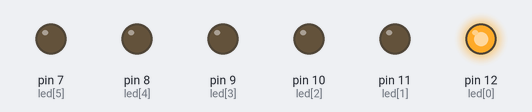
The sketch below on a simulated Arduino Uno, built with avr-gcc and run on an emulated ATmega328P. Shown: output pins drawn as LEDs (lit = HIGH).

Above: at 0.05 s.
At 0.65 s:
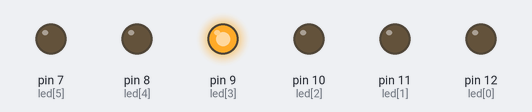
At 1.25 s:
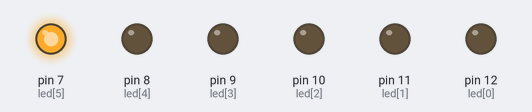
At 2.45 s:
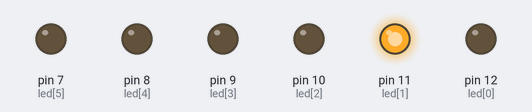
At 3.65 s:
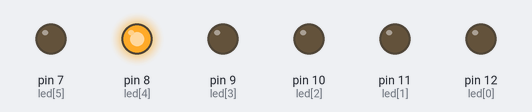
At 4.95 s:
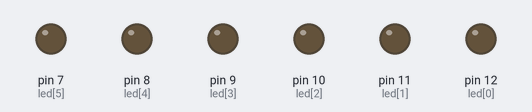
Timing chart, 0 to 5.2 s (numbered marks = the images above):
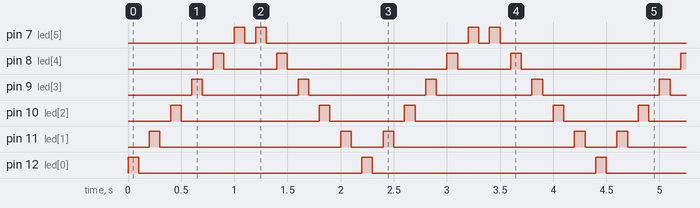

Measured:
- by itself, pin 7 (led[5]): repeats every 2.2 s: LOW 0.10 s, HIGH 0.10 s, LOW 1.9 s, HIGH 0.10 s
- by itself, pin 8 (led[4]): repeats every 2.2 s: LOW 0.50 s, HIGH 0.10 s, LOW 1.5 s, HIGH 0.10 s
- by itself, pin 9 (led[3]): repeats every 2.2 s: LOW 0.90 s, HIGH 0.10 s, LOW 1.1 s, HIGH 0.10 s
- by itself, pin 10 (led[2]): repeats every 2.2 s: LOW 1.3 s, HIGH 0.10 s, LOW 0.70 s, HIGH 0.10 s
- by itself, pin 11 (led[1]): repeats every 2.2 s: LOW 1.7 s, HIGH 0.10 s, LOW 0.30 s, HIGH 0.10 s
- by itself, pin 12 (led[0]): alternates HIGH for 0.10 s and LOW for 2.1 s

The sketch:

02_Led2.ino
```cpp
int led[] = {12, 11, 10, 9, 8, 7}; // definindo os pinos do led em forma de matriz

void setup()
{
    pinMode(led[0], OUTPUT); // definindo modo do pino dos leds
    pinMode(led[1], OUTPUT); // definindo modo do pino dos leds
    pinMode(led[2], OUTPUT); // definindo modo do pino dos leds
    pinMode(led[3], OUTPUT); // definindo modo do pino dos leds
    pinMode(led[4], OUTPUT); // definindo modo do pino dos leds
    pinMode(led[5], OUTPUT); // definindo modo do pino dos leds
}

void loop()
{

    for (byte x = 0; x < 6; x++)
    {
        // Piscando o led de acorcom a posição x na matriz
        // usado for para realizar a variação de x sem a necessidade de repetir o código
        digitalWrite(led[x], HIGH);
        delay(100);
        digitalWrite(led[x], LOW);
        delay(100);
    }

    for (byte x = 5; x > 0; x--)
    {
        // Piscando o led de acorcom a posição x na matriz
        // usado for para realizar a variação de x sem a necessidade de repetir o código
        digitalWrite(led[x], HIGH);
        delay(100);
        digitalWrite(led[x], LOW);
        delay(100);
    }
}
```
